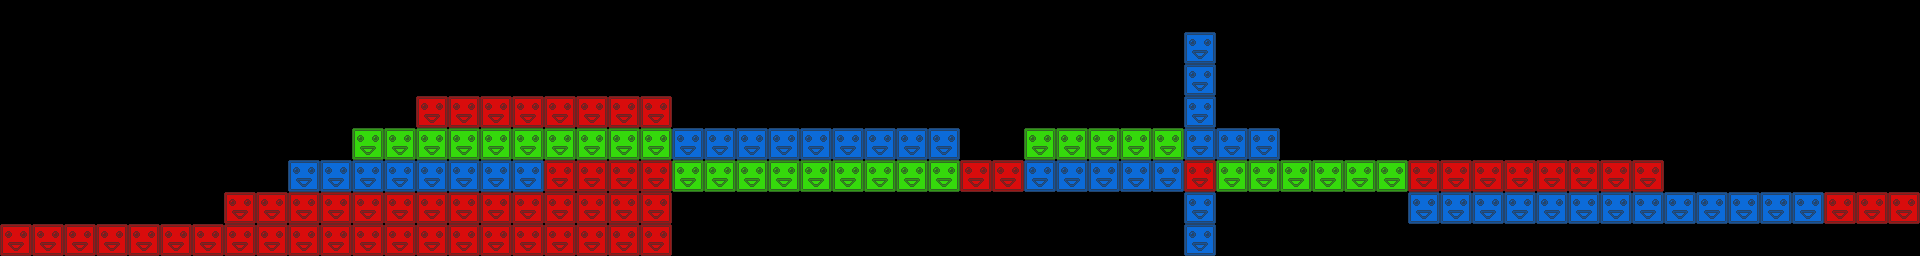

A 2D game scene composited from a Tiled map and its tileset images. What follows is a short description and the map's XML, with every tile layer's data as written:
An orthogonal 60x8 tile map with 32x32 px tiles, 1 tile layer (tiles) and 30 objects (17x bomb, 13x crystal).

<map version="1.0.0" orientation="orthogonal" renderorder="right-down" width="60" height="8" tilewidth="32" tileheight="32" nextobjectid="214">
 <tileset firstgid="1" name="blocks" tilewidth="32" tileheight="32" tilecount="3" columns="3">
  <image source="blocks.png" width="96" height="32" />
 </tileset>
 <layer name="tiles" width="60" height="8">
  <data encoding="csv">
0,0,0,0,0,0,0,0,0,0,0,0,0,0,0,0,0,0,0,0,0,0,0,0,0,0,0,0,0,0,0,0,0,0,0,0,0,0,0,0,0,0,0,0,0,0,0,0,0,0,0,0,0,0,0,0,0,0,0,0,
0,0,0,0,0,0,0,0,0,0,0,0,0,0,0,0,0,0,0,0,0,0,0,0,0,0,0,0,0,0,0,0,0,0,0,0,0,3,0,0,0,0,0,0,0,0,0,0,0,0,0,0,0,0,0,0,0,0,0,0,
0,0,0,0,0,0,0,0,0,0,0,0,0,0,0,0,0,0,0,0,0,0,0,0,0,0,0,0,0,0,0,0,0,0,0,0,0,3,0,0,0,0,0,0,0,0,0,0,0,0,0,0,0,0,0,0,0,0,0,0,
0,0,0,0,0,0,0,0,0,0,0,0,0,1,1,1,1,1,1,1,1,0,0,0,0,0,0,0,0,0,0,0,0,0,0,0,0,3,0,0,0,0,0,0,0,0,0,0,0,0,0,0,0,0,0,0,0,0,0,0,
0,0,0,0,0,0,0,0,0,0,0,2,2,2,2,2,2,2,2,2,2,3,3,3,3,3,3,3,3,3,0,0,2,2,2,2,2,3,3,3,0,0,0,0,0,0,0,0,0,0,0,0,0,0,0,0,0,0,0,0,
0,0,0,0,0,0,0,0,0,3,3,3,3,3,3,3,3,1,1,1,1,2,2,2,2,2,2,2,2,2,1,1,3,3,3,3,3,1,2,2,2,2,2,2,1,1,1,1,1,1,1,1,0,0,0,0,0,0,0,0,
0,0,0,0,0,0,0,1,1,1,1,1,1,1,1,1,1,1,1,1,1,0,0,0,0,0,0,0,0,0,0,0,0,0,0,0,0,3,0,0,0,0,0,0,3,3,3,3,3,3,3,3,3,3,3,3,3,1,1,1,
1,1,1,1,1,1,1,1,1,1,1,1,1,1,1,1,1,1,1,1,1,0,0,0,0,0,0,0,0,0,0,0,0,0,0,0,0,3,0,0,0,0,0,0,0,0,0,0,0,0,0,0,0,0,0,0,0,0,0,0
</data>
 </layer>
 <objectgroup name="objects">
  <object id="183" type="bomb" x="529" y="175">
   <ellipse />
  </object>
  <object id="184" type="bomb" x="688" y="175">
   <ellipse />
  </object>
  <object id="185" type="bomb" x="720" y="175">
   <ellipse />
  </object>
  <object id="186" type="bomb" x="753" y="175">
   <ellipse />
  </object>
  <object id="187" type="bomb" x="785" y="176">
   <ellipse />
  </object>
  <object id="188" type="bomb" x="815" y="176">
   <ellipse />
  </object>
  <object id="189" type="bomb" x="848" y="176">
   <ellipse />
  </object>
  <object id="190" type="bomb" x="879" y="176">
   <ellipse />
  </object>
  <object id="191" type="bomb" x="911" y="176">
   <ellipse />
  </object>
  <object id="192" type="bomb" x="943" y="176">
   <ellipse />
  </object>
  <object id="193" type="bomb" x="1040" y="176">
   <ellipse />
  </object>
  <object id="194" type="bomb" x="1071" y="176">
   <ellipse />
  </object>
  <object id="195" type="bomb" x="1103" y="176">
   <ellipse />
  </object>
  <object id="196" type="bomb" x="1136" y="177">
   <ellipse />
  </object>
  <object id="197" type="bomb" x="1167" y="176">
   <ellipse />
  </object>
  <object id="198" type="bomb" x="1518" y="175">
   <ellipse />
  </object>
  <object id="199" type="bomb" x="1551" y="175">
   <ellipse />
  </object>
  <object id="200" type="crystal" x="429" y="144">
   <ellipse />
  </object>
  <object id="202" type="crystal" x="463" y="144">
   <ellipse />
  </object>
  <object id="203" type="crystal" x="496" y="144">
   <ellipse />
  </object>
  <object id="204" type="crystal" x="527" y="143">
   <ellipse />
  </object>
  <object id="205" type="crystal" x="558" y="144">
   <ellipse />
  </object>
  <object id="206" type="crystal" x="592" y="144">
   <ellipse />
  </object>
  <object id="207" type="crystal" x="623" y="144">
   <ellipse />
  </object>
  <object id="208" type="crystal" x="655" y="143">
   <ellipse />
  </object>
  <object id="209" type="crystal" x="974" y="146">
   <ellipse />
  </object>
  <object id="210" type="crystal" x="1006" y="145">
   <ellipse />
  </object>
  <object id="211" type="crystal" x="1838" y="175">
   <ellipse />
  </object>
  <object id="212" type="crystal" x="1872" y="174">
   <ellipse />
  </object>
  <object id="213" type="crystal" x="1903" y="174">
   <ellipse />
  </object>
 </objectgroup>
</map>
